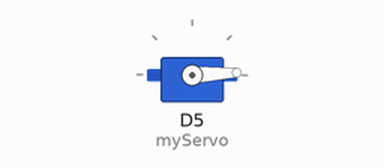
Recording of a sketch running on a simulated ESP8266 (NodeMCU). On the bench: servo.

Above: at 0.05 s.
At 1.3 s:
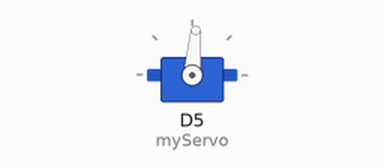
At 2.6 s:
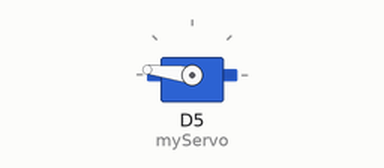
At 5.2 s:
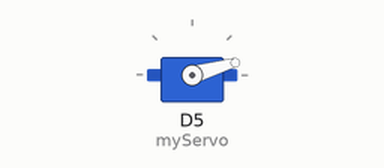
Timing chart, 0 to 7.1 s (numbered marks = the images above):
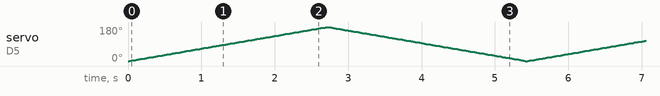

The sketch:

Servo_Node.ino
```cpp
#include <Servo.h>

Servo myServo;

void setup()
{
  myServo.attach(D5);
}

void loop()
{
  for (int angle = 0; angle <= 180; angle++)
  {
    myServo.write(angle);
    delay(15);
  }

  for (int angle = 180; angle >= 0; angle--)
  {
    myServo.write(angle);
    delay(15);
  }
}
```
